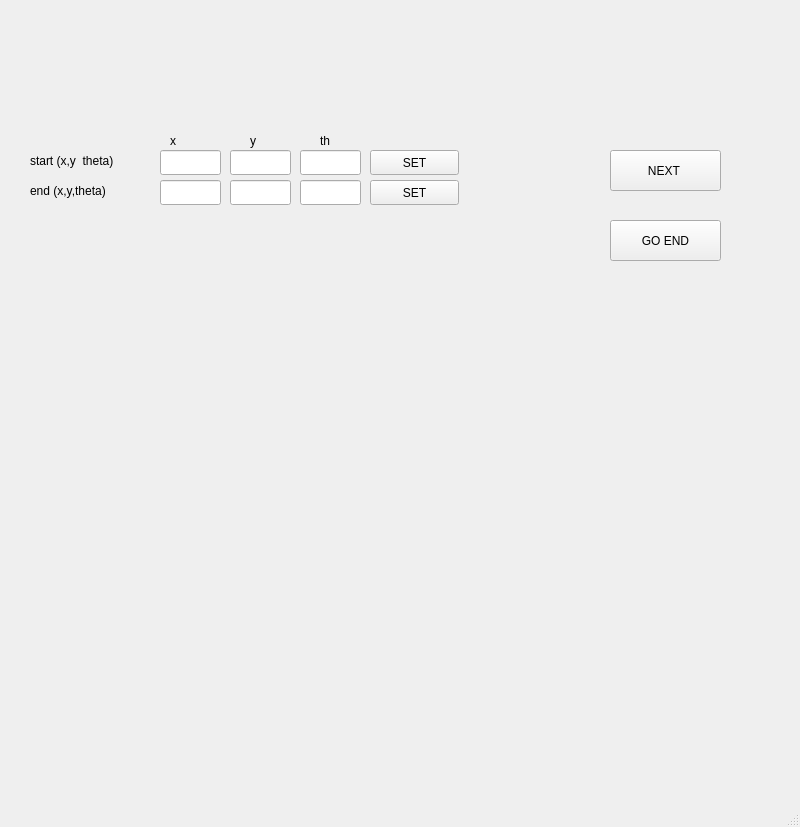
<?xml version="1.0" encoding="UTF-8"?>
<ui version="4.0">
 <class>MainWindow</class>
 <widget class="QMainWindow" name="MainWindow">
  <property name="geometry">
   <rect>
    <x>0</x>
    <y>0</y>
    <width>800</width>
    <height>827</height>
   </rect>
  </property>
  <property name="windowTitle">
   <string>MainWindow</string>
  </property>
  <widget class="QWidget" name="centralwidget">
   <widget class="QLabel" name="label">
    <property name="geometry">
     <rect>
      <x>30</x>
      <y>150</y>
      <width>121</width>
      <height>21</height>
     </rect>
    </property>
    <property name="text">
     <string>start (x,y  theta)</string>
    </property>
   </widget>
   <widget class="QLineEdit" name="start_x">
    <property name="geometry">
     <rect>
      <x>160</x>
      <y>150</y>
      <width>61</width>
      <height>25</height>
     </rect>
    </property>
   </widget>
   <widget class="QLineEdit" name="start_y">
    <property name="geometry">
     <rect>
      <x>230</x>
      <y>150</y>
      <width>61</width>
      <height>25</height>
     </rect>
    </property>
   </widget>
   <widget class="QLineEdit" name="start_th">
    <property name="geometry">
     <rect>
      <x>300</x>
      <y>150</y>
      <width>61</width>
      <height>25</height>
     </rect>
    </property>
   </widget>
   <widget class="QLabel" name="label_2">
    <property name="geometry">
     <rect>
      <x>170</x>
      <y>130</y>
      <width>121</width>
      <height>21</height>
     </rect>
    </property>
    <property name="text">
     <string>x</string>
    </property>
   </widget>
   <widget class="QLabel" name="label_3">
    <property name="geometry">
     <rect>
      <x>250</x>
      <y>130</y>
      <width>121</width>
      <height>21</height>
     </rect>
    </property>
    <property name="text">
     <string>y</string>
    </property>
   </widget>
   <widget class="QLabel" name="label_6">
    <property name="geometry">
     <rect>
      <x>320</x>
      <y>130</y>
      <width>121</width>
      <height>21</height>
     </rect>
    </property>
    <property name="text">
     <string>th</string>
    </property>
   </widget>
   <widget class="QLabel" name="label_8">
    <property name="geometry">
     <rect>
      <x>30</x>
      <y>180</y>
      <width>121</width>
      <height>21</height>
     </rect>
    </property>
    <property name="text">
     <string>end (x,y,theta)</string>
    </property>
   </widget>
   <widget class="QLineEdit" name="end_y">
    <property name="geometry">
     <rect>
      <x>230</x>
      <y>180</y>
      <width>61</width>
      <height>25</height>
     </rect>
    </property>
   </widget>
   <widget class="QLineEdit" name="end_x">
    <property name="geometry">
     <rect>
      <x>160</x>
      <y>180</y>
      <width>61</width>
      <height>25</height>
     </rect>
    </property>
   </widget>
   <widget class="QLineEdit" name="end_th">
    <property name="geometry">
     <rect>
      <x>300</x>
      <y>180</y>
      <width>61</width>
      <height>25</height>
     </rect>
    </property>
   </widget>
   <widget class="QPushButton" name="start_set">
    <property name="geometry">
     <rect>
      <x>370</x>
      <y>150</y>
      <width>89</width>
      <height>25</height>
     </rect>
    </property>
    <property name="text">
     <string>SET</string>
    </property>
   </widget>
   <widget class="QPushButton" name="end_set">
    <property name="geometry">
     <rect>
      <x>370</x>
      <y>180</y>
      <width>89</width>
      <height>25</height>
     </rect>
    </property>
    <property name="text">
     <string>SET</string>
    </property>
   </widget>
   <widget class="QPushButton" name="bt_next">
    <property name="geometry">
     <rect>
      <x>610</x>
      <y>150</y>
      <width>111</width>
      <height>41</height>
     </rect>
    </property>
    <property name="text">
     <string>NEXT </string>
    </property>
   </widget>
   <widget class="QPushButton" name="bx_end">
    <property name="geometry">
     <rect>
      <x>610</x>
      <y>220</y>
      <width>111</width>
      <height>41</height>
     </rect>
    </property>
    <property name="text">
     <string>GO END</string>
    </property>
   </widget>
  </widget>
  <widget class="QMenuBar" name="menubar">
   <property name="geometry">
    <rect>
     <x>0</x>
     <y>0</y>
     <width>800</width>
     <height>22</height>
    </rect>
   </property>
  </widget>
  <widget class="QStatusBar" name="statusbar"/>
 </widget>
 <resources/>
 <connections/>
</ui>
